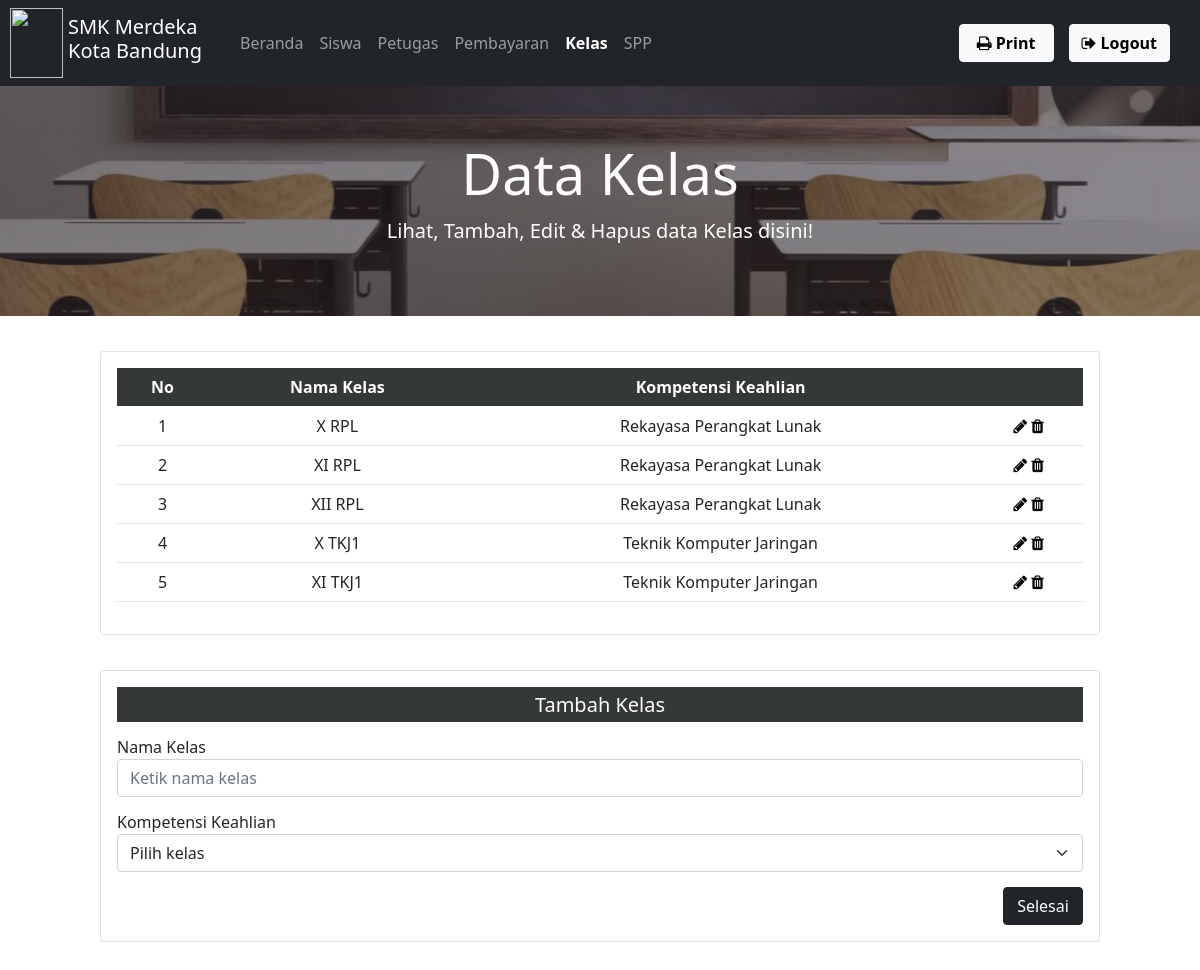
Screenshot of /kelas.php with the database file from the repository.
### tables this page shows
CREATE TABLE `kelas` (
  `id` int(11) NOT NULL,
  `nama_kelas` varchar(10) NOT NULL,
  `kompetensi_keahlian` varchar(50) NOT NULL
);

### kelas.php (the view, shortened to what this page needs)
<html>
<head>
  <link rel="stylesheet" href="bootstrap/css/bootstrap.css" />
  <link rel="stylesheet" href="https://maxcdn.bootstrapcdn.com/font-awesome/4.5.0/css/font-awesome.min.css" />
</head>
<body>
    <nav class="navbar navbar-expand-lg navbar-dark bg-dark">
        <img src="img/logo_sekolah.png" width="53px" height="70px" alt="" style="margin-left: 10px;">
        <h5 style="margin-left:5px;" class="text-white">SMK Merdeka<br>Kota Bandung</h5>
        <div class="collapse navbar-collapse" id="navbarNav">
            <ul class="navbar-nav">
                <li class="nav-item active">
                    <a class="nav-link" href="index.php" style="margin-left: 30px;">Beranda</a>
                </li>
                <li class="nav-item active">
                    <a class="nav-link" href="siswa.php">Siswa</a>
                </li>
                <li class="nav-item active">
                    <a class="nav-link" href="petugas.php">Petugas</a>
                </li>
                <li class="nav-item active">
                    <a class="nav-link" href="pembayaran.php">Pembayaran</a>
                </li>
                <li class="nav-item active">
                    <a class="nav-link text-white" href="kelas.php"><b>Kelas</b></a>
                </li>
                <li class="nav-item active">
                    <a class="nav-link" href="spp.php">SPP</a>
                </li>
            </ul>
        </div>
        <a href="cetak-kelas.php" class="btn btn-light" style="margin-right: 15px; width: 95px;" target="_BLANK"><b><i class="fa fa-print"></i> Print</b></a>
        <a href="login.php" class="btn btn-light" style="margin-right: 30px;"><b><i class="fa fa-sign-out"></i> Logout</b></a>
    </nav>
    <div class="d-flex justify-content-center align-items-center" style="height: 230px;background-image: url(img/kelas-bg.png); background-position: center; background-size:cover;">
        <div class="text-center text-white">
            <h2 class="display-4"><b>Data Kelas</b></h2>
            <p class="lead">Lihat, Tambah, Edit & Hapus data Kelas disini!</p>
        </div>
    </div>
    <div class="card col-md-10 mx-auto" style="margin-top:35px ; ">
        <div class="card-body">
            <table class="table text-center">
                <thead style="background-color: #353935;">
                    <tr>
                        <th scope="col" class="text-white">No</th>
                        <th scope="col" class="text-white">Nama Kelas</th>
                        <th scope="col" class="text-white">Kompetensi Keahlian</th>
                        <th scope="col" class="text-white"></th>
                    </tr>
                </thead>
                <tbody>
                    <?php
                    include 'koneksi.php';
                    $no = 1;
                    $data = mysqli_query($koneksi, "select * from kelas");
                    while ($d = mysqli_fetch_array($data)) {
                    ?>
                        <tr>
                            <td><?php echo $no++; ?></td>
                            <td><?php echo $d['nama_kelas']; ?></td>
                            <td><?php echo $d['kompetensi_keahlian']; ?></td>
                            <td>
                                <a href="edit-kelas.php?id=<?php echo $d['id']; ?>"><b><i class="fa fa-pencil" style="color: black;"></i></b></a>
                                <a href="delete-kelas.php?id=<?php echo $d['id']; ?>"><b><i class="fa fa-trash" style="color: black;"></i></b></a>
                            </td>
                        </tr>
                    <?php
                    }
                    ?>
                </tbody>
            </table>
        </div>
    </div>
    <div class="card col-md-10 mx-auto" style="margin-top:35px ; ">
        <div class="card-body">
            <h5 class="text-center text-white d-flex justify-content-center align-items-center" style="background-color: #353935; height: 35px;">Tambah Kelas</h5>
            <form method="POST" action="input-kelas.php">
                <div class="form-group" style="margin-top: 13px;">
                    <label for="nama_kelas">Nama Kelas</label>
                    <input type="text" class="form-control" name="nama_kelas" placeholder="Ketik nama kelas">
                </div>
                <div class="form-group" style="margin-top: 13px;">
                    <label for="kompetensi_keahlian">Kompetensi Keahlian</label>
                    <select class="form-select" name="kompetensi_keahlian">
                        <option>Pilih kelas</option>
                    </select>
                </div>
                <button class="btn btn-dark float-end" type="submit" style="margin-top: 15px; width: 80px;">Selesai</button>
            </form>
        </div>
    </div>
    <br>
    <br>
    <br>
</body>
</html>

### rows the page displays
kelas: nama_kelas "X RPL", kompetensi_keahlian "Rekayasa Perangkat Lunak"
kelas: nama_kelas "XI RPL", kompetensi_keahlian "Rekayasa Perangkat Lunak"
kelas: nama_kelas "XII RPL", kompetensi_keahlian "Rekayasa Perangkat Lunak"
kelas: nama_kelas "X TKJ1", kompetensi_keahlian "Teknik Komputer Jaringan"
kelas: nama_kelas "XI TKJ1", kompetensi_keahlian "Teknik Komputer Jaringan"
